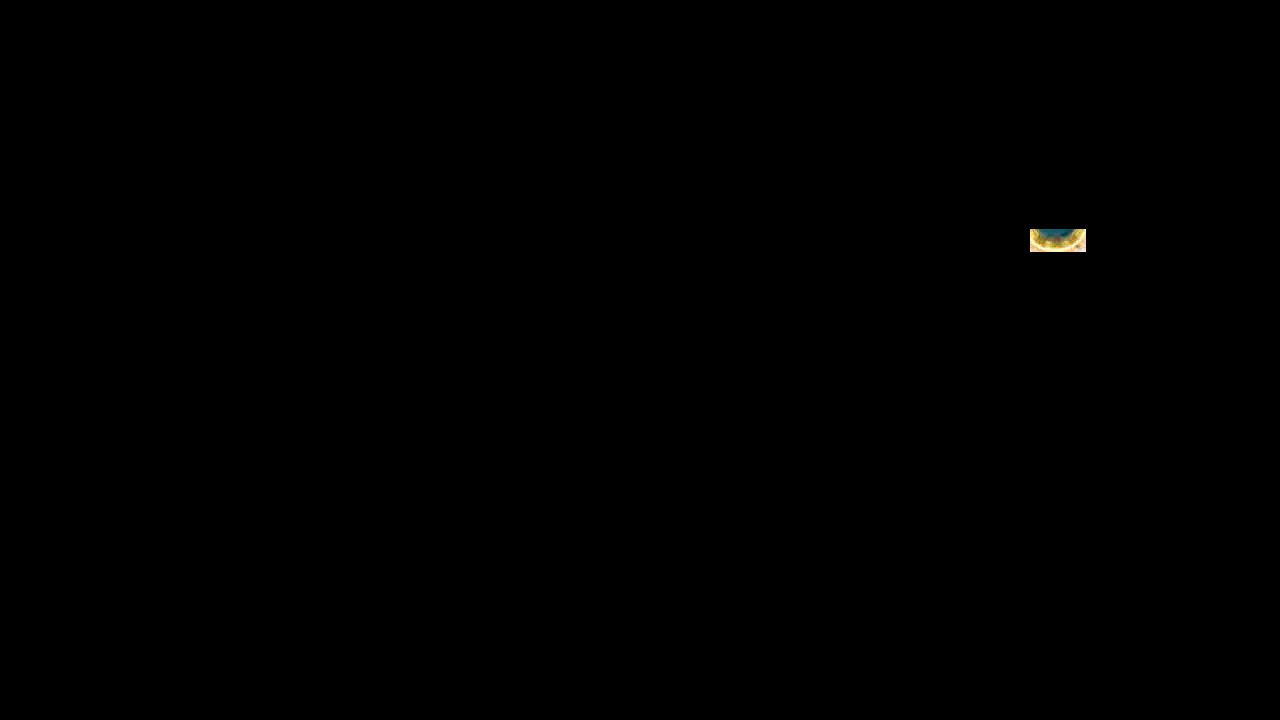
#> input picture assets/Initial_main_line/Fisrt_Page.png, 1280 x 720 px; its folder holds only this picture in this run
$ python Button-Extract.py
#> lines starting #> are read from the running program, lines starting #| are printed output that depends on the picture
import os
from PIL import Image
import numpy as np

# 设置输入输出文件夹的路径(路径可替换)
ASSETS_FOLDER = '../assets/Initial_main_line'  # 资产存放文件
OUTPUT_FOLDER = '../module/Initial_main_line'  # 资产输出文件
OUTPUT_FILE = 'assets.py'  # 资产文件名
BUTTON_FIND_FILE = '../../assets/Initial_main_line/'  # Button中file属性用于存放资产文件路径

# 如果输出文件夹不存在，则创建
if not os.path.exists(OUTPUT_FOLDER):
    os.makedirs(OUTPUT_FOLDER)

# 输出文件的完整路径
output_file_path = os.path.join(OUTPUT_FOLDER, OUTPUT_FILE)


def extract_bbox(image):
    """提取图像中非黑色部分的边界框"""
    # 将图像转换为numpy数组
    image_np = np.array(image)

    # 找到非黑色的像素点
    rows = np.any(image_np[:, :, :-1] > 0, axis=1)
    cols = np.any(image_np[:, :, :-1] > 0, axis=0)

    # 计算边界框的坐标
    y_min, y_max = np.where(rows)[0][[0, -1]]
    x_min, x_max = np.where(cols)[0][[0, -1]]

    return x_min, y_min, x_max, y_max


def get_button_color(image_np, bbox):
    """提取按钮的颜色"""
    # 根据边界框裁剪图像
    cropped_image = image_np[bbox[1]:bbox[3], bbox[0]:bbox[2], :]
    # 计算非透明像素的平均颜色
    valid_pixels = cropped_image[cropped_image[:, :, 3] > 0]  # 忽略透明度为0的像素
    color = np.mean(valid_pixels[:, :3], axis=0).astype(int)  # 只取RGB三个通道的平均值
    return tuple(color)


# 开始处理图像并写入文件
with open(output_file_path, 'w') as file:
    # 写入文件头
    file.write("from module.base.button import Button\n\n")

    # 遍历assets文件夹中的所有图像文件
    for image_name in os.listdir(ASSETS_FOLDER):
        if image_name.endswith('.png'):
            image_path = os.path.join(ASSETS_FOLDER, image_name)
            image = Image.open(image_path).convert('RGBA')  # 确保图像为RGBA格式
            bbox = extract_bbox(image)
#> in extract_bbox, `rows = np.any(image_np[:, :, :-1] > 0, axis=1)`: rows = 720 rows, first 8: [False, False, False], [False, False, False], [False, False, False], [False, False, False], [False, False, False], [False, False, False], [False, False, False], [False, False, False]
#> in extract_bbox, `cols = np.any(image_np[:, :, :-1] > 0, axis=0)`: cols = 1280 rows, first 8: [False, False, False], [False, False, False], [False, False, False], [False, False, False], [False, False, False], [False, False, False], [False, False, False], [False, False, False]
#> in extract_bbox, `y_min, y_max = np.where(rows)[0][[0, -1]]`: y_min = 229; y_max = 251
#> in extract_bbox, `x_min, x_max = np.where(cols)[0][[0, -1]]`: x_min = 1030; x_max = 1085
#> bbox = (1030, 229, 1085, 251)
            button_color = get_button_color(np.array(image), bbox)
#> in get_button_color, `cropped_image = image_np[bbox[1]:bbox[3], bbox[0]:bbox[2], :]`:
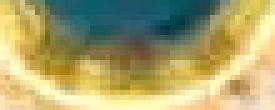
#> cropped_image: shape (22, 55, 4) (shown 5 times larger); mean of channels 0, 1, 2, 3 169.9, 163.1, 108.6, 255; drawn as R, G, B
#> in get_button_color, `valid_pixels = cropped_image[cropped_image[:, :, 3] > 0]`: valid_pixels = 1210 rows, first 6: [220, 205, 108, 255], [213, 198, 101, 255], [193, 174, 102, 255], [192, 173, 101, 255], [212, 201, 147, 255], [152, 141, 87, 255]
#> in get_button_color, `color = np.mean(valid_pixels[:, :3], axis=0).astype(int)`: color = [169, 163, 108]
#> button_color = (169, 163, 108)

            # 去掉文件扩展名，生成Button表达式
            button_name = os.path.splitext(image_name)[0]
            button_expr = f"{button_name} = Button(area={bbox}, color={button_color}, button={bbox}, file='{os.path.join(BUTTON_FIND_FILE, image_name)}')\n"
            file.write(button_expr)
